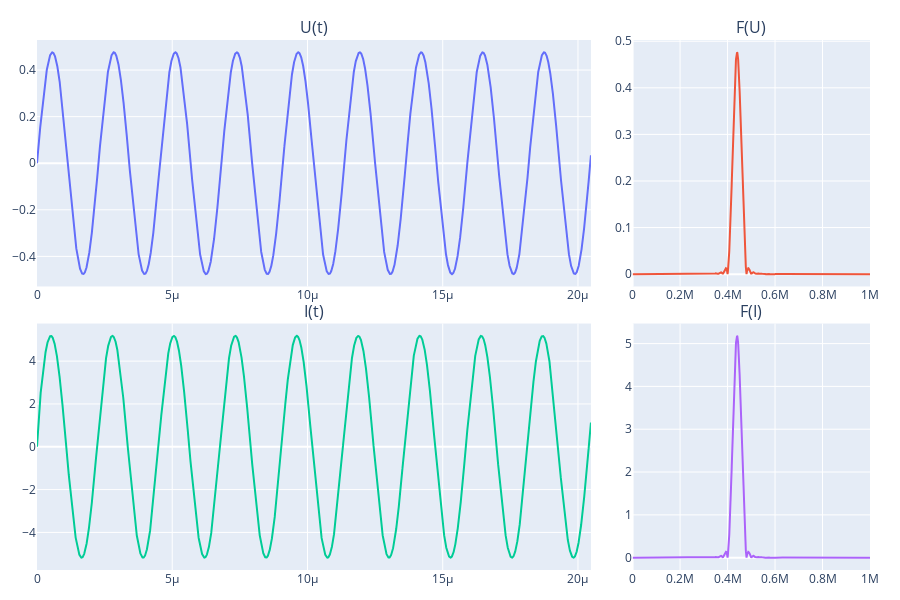

Notebook code cell kept with this figure:
### Code cell
F,V = md.get_spectrum3(t,U)

F_peak_calc = F[np.argmax(V)]
T=1/F_peak_calc

T_counts=md.convert_to_counts(t,T)
window=T_counts*9

fs = 1 / np.mean(np.diff(t)) 
vw.show_I_U_3(t,I,U,0,window)

### Figure 1 — Plotly figure (JSON) as saved in the notebook; plotly's stock layout.template omitted (floating-point values rounded to 4 significant figures; data arrays with more than 128 entries replaced by an {"elided": "..."} marker saying what was removed)
{"data": [{"type": "scatter", "x": {"elided": "20484 float values"}, "xaxis": "x", "y": {"elided": "20484 float values"}, "yaxis": "y"}, {"type": "scatter", "x": {"elided": "2551 float values"}, "xaxis": "x2", "y": {"elided": "2551 float values"}, "yaxis": "y2"}, {"type": "scatter", "x": {"elided": "20484 float values"}, "xaxis": "x3", "y": {"elided": "20484 float values"}, "yaxis": "y3"}, {"type": "scatter", "x": {"elided": "2551 float values"}, "xaxis": "x4", "y": {"elided": "2551 float values"}, "yaxis": "y4"}], "layout": {"annotations": [{"font": {"size": 16}, "showarrow": false, "text": "U(t)", "x": 0.3325, "xanchor": "center", "xref": "paper", "y": 1.0, "yanchor": "bottom", "yref": "paper"}, {"font": {"size": 16}, "showarrow": false, "text": "F(U)", "x": 0.8575, "xanchor": "center", "xref": "paper", "y": 1.0, "yanchor": "bottom", "yref": "paper"}, {"font": {"size": 16}, "showarrow": false, "text": "I(t)", "x": 0.3325, "xanchor": "center", "xref": "paper", "y": 0.465, "yanchor": "bottom", "yref": "paper"}, {"font": {"size": 16}, "showarrow": false, "text": "F(I)", "x": 0.8575, "xanchor": "center", "xref": "paper", "y": 0.465, "yanchor": "bottom", "yref": "paper"}], "height": 600, "margin": {"b": 30, "l": 30, "r": 30, "t": 40}, "showlegend": false, "width": 900, "xaxis": {"anchor": "y", "domain": [0, 0.665]}, "xaxis2": {"anchor": "y2", "domain": [0.715, 1]}, "xaxis3": {"anchor": "y3", "domain": [0, 0.665]}, "xaxis4": {"anchor": "y4", "domain": [0.715, 1]}, "yaxis": {"anchor": "x", "domain": [0.535, 1.0]}, "yaxis2": {"anchor": "x2", "domain": [0.535, 1.0]}, "yaxis3": {"anchor": "x3", "domain": [0, 0.465]}, "yaxis4": {"anchor": "x4", "domain": [0, 0.465]}}}
